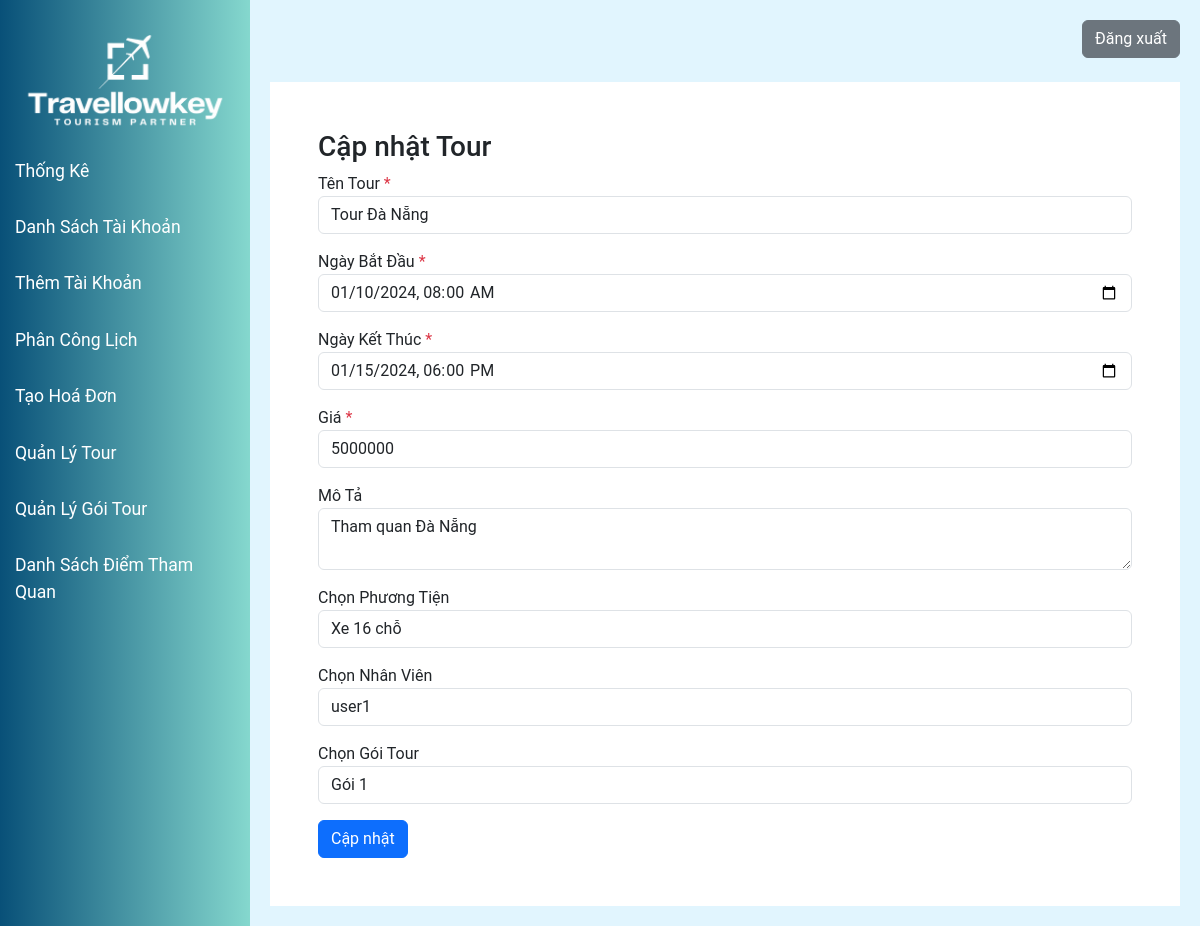
The page /modules/tour_manage/index.php?a=edit&id=1 on the database as committed earlier.
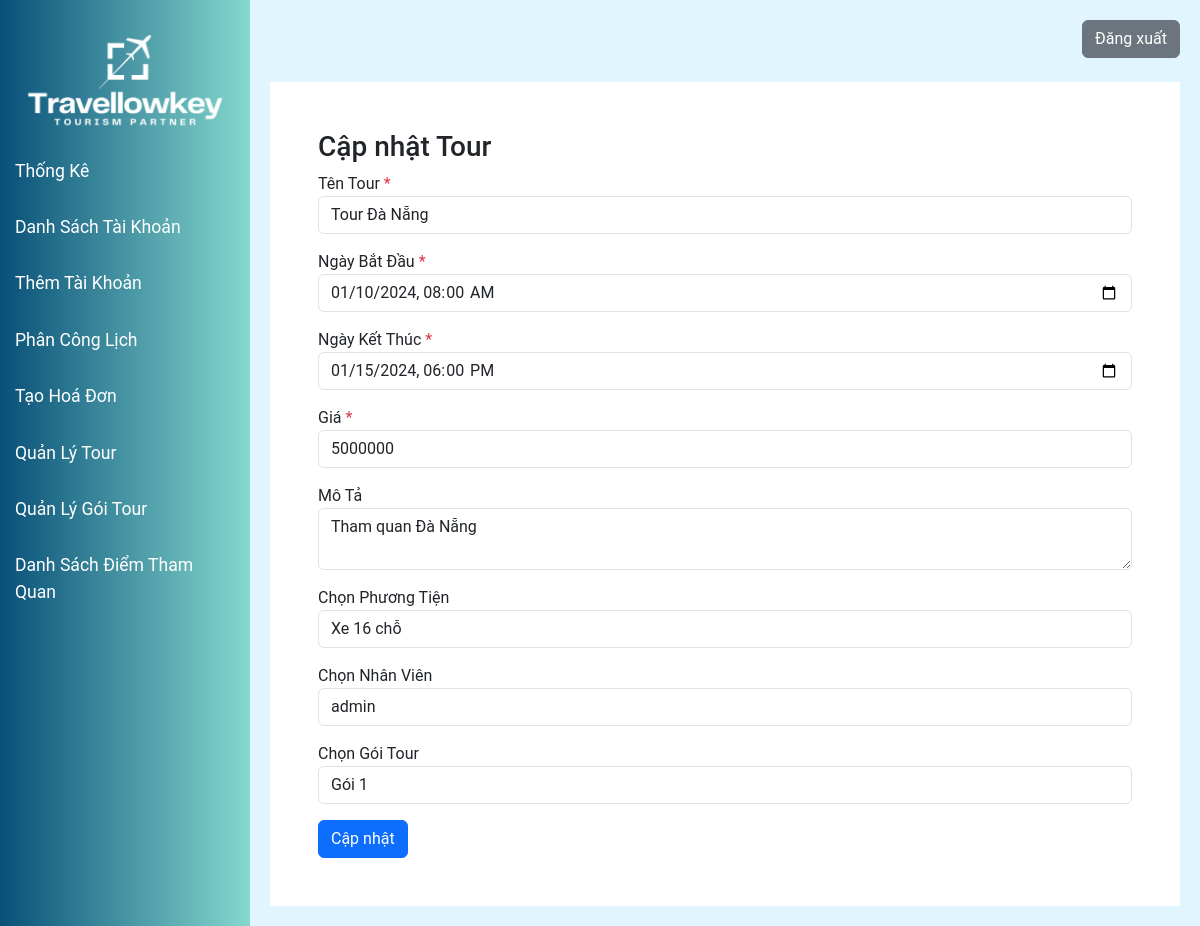
The same page on the database as committed later.
### tables this page shows
CREATE TABLE `tour` (
  `tourCode` int(11) NOT NULL AUTO_INCREMENT,
  `tourName` varchar(100) DEFAULT NULL,
  `startDate` datetime DEFAULT NULL,
  `endDate` datetime DEFAULT NULL,
  `price` float DEFAULT NULL,
  `description` varchar(500) DEFAULT NULL,
  `employeeCode` int(11) DEFAULT NULL,
  `vehicleCode` int(11) DEFAULT NULL,
  `tourPackageCode` int(11) DEFAULT NULL,
  PRIMARY KEY (`tourCode`),
  KEY `vehicleCode` (`vehicleCode`),
  KEY `employeeCode` (`employeeCode`),
  KEY `tourPackageCode` (`tourPackageCode`),
  CONSTRAINT `tour_ibfk_1` FOREIGN KEY (`vehicleCode`) REFERENCES `vehicle` (`vehicleCode`),
  CONSTRAINT `tour_ibfk_2` FOREIGN KEY (`employeeCode`) REFERENCES `employee` (`employeeCode`),
  CONSTRAINT `tour_ibfk_3` FOREIGN KEY (`tourPackageCode`) REFERENCES `tourpackage` (`tourPackageCode`)
);

CREATE TABLE `employee` (
  `employeeCode` int(11) NOT NULL AUTO_INCREMENT,
  `role` varchar(50) DEFAULT NULL,
  `username` varchar(50) DEFAULT NULL,
  PRIMARY KEY (`employeeCode`),
  KEY `username` (`username`),
  CONSTRAINT `employee_ibfk_1` FOREIGN KEY (`username`) REFERENCES `users` (`username`)
);

CREATE TABLE `vehicle` (
  `vehicleCode` int(11) NOT NULL AUTO_INCREMENT,
  `vehicleName` varchar(100) DEFAULT NULL,
  PRIMARY KEY (`vehicleCode`)
);

CREATE TABLE `tourpackage` (
  `tourPackageCode` int(11) NOT NULL AUTO_INCREMENT,
  `packageName` varchar(100) DEFAULT NULL,
  `startingPoint` varchar(100) DEFAULT NULL,
  `endPoint` varchar(100) DEFAULT NULL,
  `image` varchar(100) DEFAULT NULL,
  `description` varchar(500) DEFAULT NULL,
  PRIMARY KEY (`tourPackageCode`)
);

### models/tour.php (called while the page is built, shortened)
<?php
include_once("clsKetNoi.php");
class modelTour
{
    private $conn;
    function __construct()
    {
        $p = new clsKetNoi();
        $this->conn = $p->ketNoiDB();
    }
    public function getTourByCode($tourCode)
    {
        if ($this->conn) {
            $query = "SELECT * FROM tour WHERE tourCode = ?";
            $stmt = $this->conn->prepare($query);
            $stmt->bind_param("i", $tourCode);
            $stmt->execute();
            $result = $stmt->get_result();
            return $result->fetch_assoc();
        }
        return false;
    }
}

### models/clsKetNoi.php (called while the page is built, shortened)
<?php
class clsKetNoi {
    function ketNoiDB() {
        $this->conn = new mysqli("localhost", "root", "", "ptud");
        return $this->conn;
    }
}
?>

### models/vehicle.php (called while the page is built, shortened)
<?php
include_once("clsKetNoi.php");
class modelVehicle
{
    private $conn;
    function __construct()
    {
        $p = new clsKetNoi();
        $this->conn = $p->ketNoiDB();
    }
    public function selectAllVehicles()
    {
        if ($this->conn) {
            $query = "SELECT * FROM vehicle";
            $result = $this->conn->query($query);
            $vehicles = [];
            while ($row = $result->fetch_assoc()) {
                $vehicles[] = $row;
            }
            return $vehicles;
        } else {
            return false;
        }
    }
}
?>

### models/employee.php (called while the page is built, shortened)
<?php
include_once("clsKetNoi.php");
class modelEmployee
{
    private $conn;
    function __construct()
    {
        $p = new clsKetNoi();
        $this->conn = $p->ketNoiDB();
    }
    public function selectAllEmployees()
    {
        if ($this->conn) {
            $query = "SELECT * FROM employee";
            $result = $this->conn->query($query);
            $employees = [];
            while ($row = $result->fetch_assoc()) {
                $employees[] = $row;
            }
            return $employees;
        } else {
            return false;
        }
    }
}
?>

### models/tourPackage.php (called while the page is built, shortened)
<?php
include_once("clsKetNoi.php");
class modelTourPackage
{
    private $conn;
    function __construct()
    {
        $p = new clsKetNoi();
        $this->conn = $p->ketNoiDB();
    }
    public function selectAllTourPackages()
    {
        if ($this->conn) {
            $query = "SELECT * FROM tourpackage";
            $result = $this->conn->query($query);
            $tourPackages = [];
            while ($row = $result->fetch_assoc()) {
                $tourPackages[] = $row;
            }
            return $tourPackages;
        } else {
            return false;
        }
    }
}
?>

### modules/tour_manage/edit.php (the view, shortened to what the changed rows need)
<?php
$vehicleModel = new modelVehicle();
$employeeModel = new modelEmployee();
$tourPackageModel = new modelTourPackage();
$vehicles = $vehicleModel->selectAllVehicles();
$employees = $employeeModel->selectAllEmployees();
$tourPackages = $tourPackageModel->selectAllTourPackages();
if (isset($_GET['id'])) {
    $tourModel = new modelTour();
    $tourCode = $_GET['id'];
    $tour = $tourModel->getTourByCode($tourCode);
} else {
    echo "ID tour không hợp lệ.";
    exit;
}
?>
<div class="bg-white border-main">
    <div class="p-5">
        <h3>Cập nhật Tour</h3>
        <form action="" method="post">
            <div class="form-group mb-3">
                <label for="tourName">Tên Tour <span class="text-danger">*</span></label>
                <input type="text" class="form-control" name="tourName" id="tourName" value="<?php echo htmlspecialchars($tour['tourName']); ?>" required>
            </div>
            <div class="form-group mb-3">
                <label for="startDate">Ngày Bắt Đầu <span class="text-danger">*</span></label>
                <input type="datetime-local" class="form-control" name="startDate" id="startDate" value="<?php echo date('Y-m-d\TH:i', strtotime($tour['startDate'])); ?>" required>
            </div>
            <div class="form-group mb-3">
                <label for="endDate">Ngày Kết Thúc <span class="text-danger">*</span></label>
                <input type="datetime-local" class="form-control" name="endDate" id="endDate" value="<?php echo date('Y-m-d\TH:i', strtotime($tour['endDate'])); ?>" required>
            </div>
            <div class="form-group mb-3">
                <label for="price">Giá <span class="text-danger">*</span></label>
                <input type="number" step="0.01" class="form-control" name="price" id="price" value="<?php echo htmlspecialchars($tour['price']); ?>" required>
            </div>
            <div class="form-group mb-3">
                <label for="description">Mô Tả</label>
                <textarea class="form-control" name="description" id="description"><?php echo htmlspecialchars($tour['description']); ?></textarea>
            </div>
            <div class="form-group mb-3">
                <label for="vehicleCode">Chọn Phương Tiện</label>
                <select class="form-control" name="vehicleCode" id="vehicleCode">
                    <?php foreach ($vehicles as $vehicle): ?>
                        <option value="<?php echo $vehicle['vehicleCode']; ?>" <?php echo ($vehicle['vehicleCode'] == $tour['vehicleCode']) ? 'selected' : ''; ?>>
                            <?php echo $vehicle['vehicleName']; ?>
                        </option>
                    <?php endforeach; ?>
                </select>
            </div>
            <div class="form-group mb-3">
                <label for="employeeCode">Chọn Nhân Viên</label>
                <select class="form-control" name="employeeCode" id="employeeCode">
                    <?php foreach ($employees as $employee): ?>
                        <option value="<?php echo $employee['employeeCode']; ?>" <?php echo ($employee['employeeCode'] == $tour['employeeCode']) ? 'selected' : ''; ?>>
                            <?php echo $employee['username']; ?>
                        </option>
                    <?php endforeach; ?>
                </select>
            </div>
            <div class="form-group mb-3">
                <label for="tourPackageCode">Chọn Gói Tour</label>
                <select class="form-control" name="tourPackageCode" id="tourPackageCode">
                    <?php foreach ($tourPackages as $tourPackage): ?>
                        <option value="<?php echo $tourPackage['tourPackageCode']; ?>" <?php echo ($tourPackage['tourPackageCode'] == $tour['tourPackageCode']) ? 'selected' : ''; ?>>
                            <?php echo $tourPackage['packageName']; ?>
                        </option>
                    <?php endforeach; ?>
                </select>
            </div>
            <button type="submit" class="btn btn-primary" name="update">Cập nhật</button>
        </form>
    </div>
</div>

Rows that differ between the two databases and show on the page:
changed through a linked row, tour "Tour Đà Nẵng": employeeCode "user1" → "admin"
